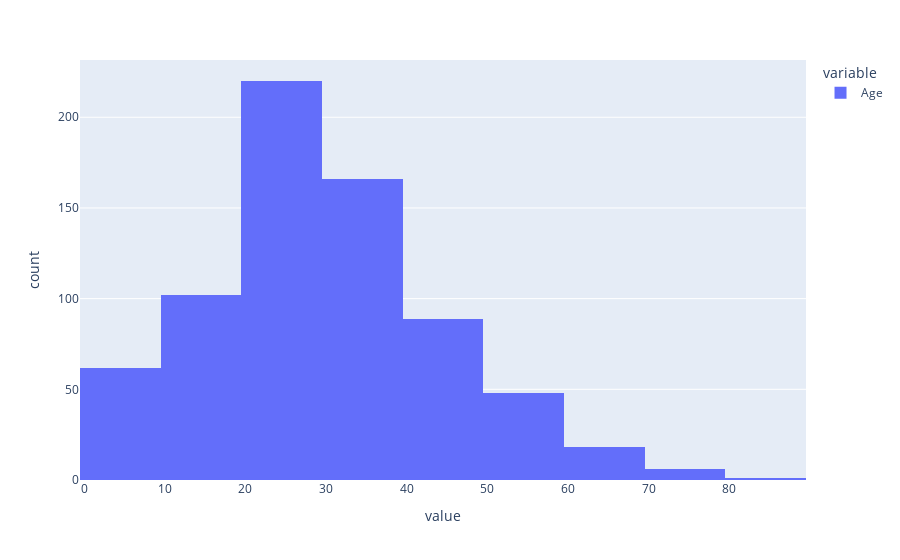

Notebook code for this chart:
### Code cell
#import plotly.express as px
fig = px.histogram(dados['Age'],nbins=10)
fig.show()

### Figure 1 — Plotly figure (JSON) as saved in the notebook; plotly's stock layout.template omitted (floating-point values rounded to 4 significant figures; data arrays with more than 128 entries replaced by an {"elided": "..."} marker saying what was removed)
{"data": [{"alignmentgroup": "True", "bingroup": "x", "hovertemplate": "variable=Age<br>value=%{x}<br>count=%{y}<extra></extra>", "legendgroup": "Age", "marker": {"color": "#636efa", "pattern": {"shape": ""}}, "name": "Age", "nbinsx": 10, "offsetgroup": "Age", "orientation": "v", "showlegend": true, "type": "histogram", "x": {"elided": "712 int values"}, "xaxis": "x", "yaxis": "y"}], "layout": {"barmode": "relative", "legend": {"title": {"text": "variable"}, "tracegroupgap": 0}, "margin": {"t": 60}, "xaxis": {"anchor": "y", "domain": [0, 1], "title": {"text": "value"}}, "yaxis": {"anchor": "x", "domain": [0, 1], "title": {"text": "count"}}}}
